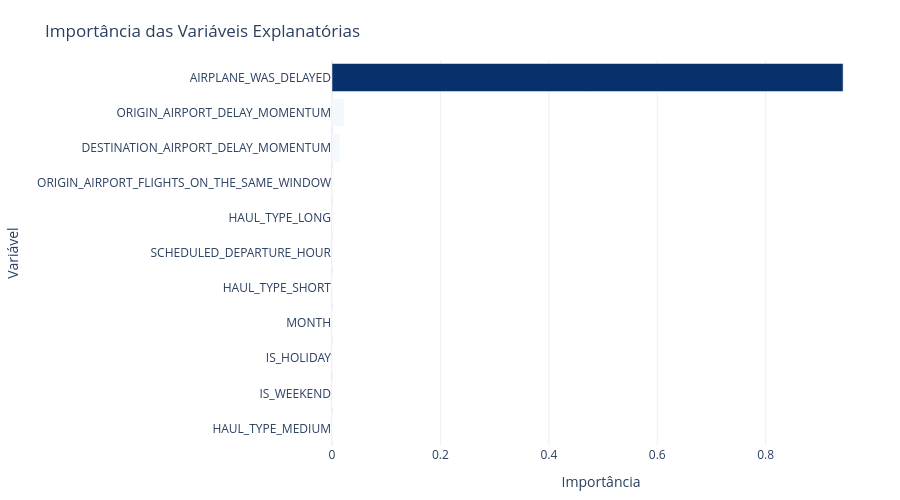

Here is the notebook cell this chart was saved with:
### Markdown cell above
**Que características aumentam a chance de atraso em um voo?**

### Code cell
def plot_feature_importances(df):
    fig = go.Figure(
        data=[
            go.Bar(
                x=df['Importância'],
                y=df['Variável'],
                orientation='h',
                marker=dict(
                    color=df['Importância'],
                    colorscale='Blues',
                    showscale=False
                )
            )
        ]
    )
    fig.update_layout(
        title={
            'text': 'Importância das Variáveis Explanatórias',
            'y': 0.95,
            'x': 0.05,
            'xanchor': 'left',
            'yanchor': 'top'
        },
        xaxis_title='Importância',
        yaxis_title='Variável',
        yaxis=dict(autorange='reversed'),
        margin=dict(l=150, r=30, t=60, b=50),
        template='plotly_white',
        height=500
    )
    fig.show()


df_importances = pd.DataFrame({
    'Variável': X.columns,
    'Importância': model.feature_importances_
}).sort_values(by='Importância', ascending=False)

plot_feature_importances(df_importances)

### Figure 1 — Plotly figure (JSON) as saved in the notebook; plotly's stock layout.template omitted (floating-point values rounded to 4 significant figures)
{"data": [{"marker": {"color": [0.9428, 0.02237, 0.01416, 0.00417, 0.003972, 0.003254, 0.00207, 0.001956, 0.001884, 0.001715, 0.001647], "colorscale": [[0, "rgb(247,251,255)"], [0.125, "rgb(222,235,247)"], [0.25, "rgb(198,219,239)"], [0.375, "rgb(158,202,225)"], [0.5, "rgb(107,174,214)"], [0.625, "rgb(66,146,198)"], [0.75, "rgb(33,113,181)"], [0.875, "rgb(8,81,156)"], [1, "rgb(8,48,107)"]], "showscale": false}, "orientation": "h", "type": "bar", "x": [0.9428, 0.02237, 0.01416, 0.00417, 0.003972, 0.003254, 0.00207, 0.001956, 0.001884, 0.001715, 0.001647], "y": ["AIRPLANE_WAS_DELAYED", "ORIGIN_AIRPORT_DELAY_MOMENTUM", "DESTINATION_AIRPORT_DELAY_MOMENTUM", "ORIGIN_AIRPORT_FLIGHTS_ON_THE_SAME_WINDOW", "HAUL_TYPE_LONG", "SCHEDULED_DEPARTURE_HOUR", "HAUL_TYPE_SHORT", "MONTH", "IS_HOLIDAY", "IS_WEEKEND", "HAUL_TYPE_MEDIUM"]}], "layout": {"height": 500, "margin": {"b": 50, "l": 150, "r": 30, "t": 60}, "title": {"text": "Importância das Variáveis Explanatórias", "x": 0.05, "xanchor": "left", "y": 0.95, "yanchor": "top"}, "xaxis": {"title": {"text": "Importância"}}, "yaxis": {"autorange": "reversed", "title": {"text": "Variável"}}}}
